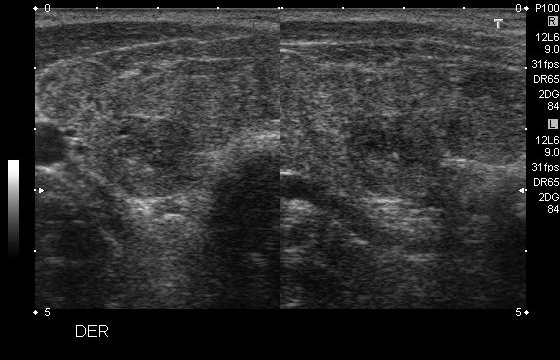
#> input picture data/raw_jpg/125_1.jpg, 560 x 360 px; its folder holds only this picture in this run
$ python preprocess.py
#> lines starting #> are read from the running program, lines starting #| are printed output that depends on the picture; after the words box and inside, x2 and y2 are one past the last pixel; in counts of white or black regions, pixels touching at a corner belong together
#> further down, im is the input picture: shape (360, 560, 3); min 0, max 255, mean 45.4
from skimage import io
from skimage.filters import gaussian
from skimage.color import rgb2gray
from skimage.measure import label, regionprops
from skimage.transform import resize
import os
import numpy as np

path_to_data = os.path.join('.', 'data')
path_to_jpg = os.path.join(path_to_data, 'raw_jpg')
# path_to_preprocessed = os.path.join(path_to_data, 'preprocessed')
# image_height = 72
# image_width = 112
path_to_preprocessed = os.path.join(path_to_data, 'preprocessed')
image_height = 128
image_width = 128
binary_thresh = 3
gaussian_sigma = 5


def preprocess(image):
    image = image[20:-25, 25:-25, :]#image->numpy数组[长，宽，通道] 裁剪
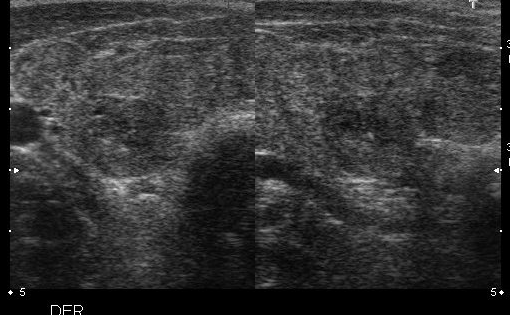
#> image: shape (315, 510, 3); min 0, max 255, mean 51.6
    assert isinstance(image, np.ndarray)#判断image是否是np.ndarray类型。断点，测试语句。
    grayscale = rgb2gray(image) #使用scikit-image工具将rgb转化成gray图
    grayscale = gaussian(grayscale, sigma=gaussian_sigma)#高斯平滑：可以去噪
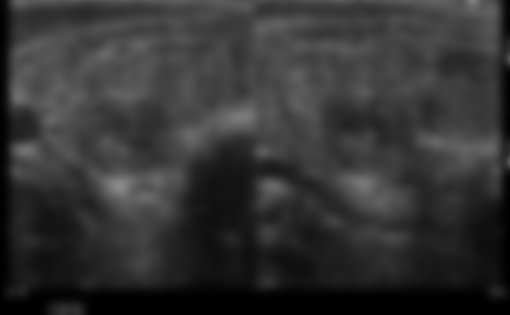
#> grayscale: shape (315, 510) float64; min 0, max 0.544, mean 0.203

    binary = grayscale * 255 > binary_thresh# 二值化：非黑即白
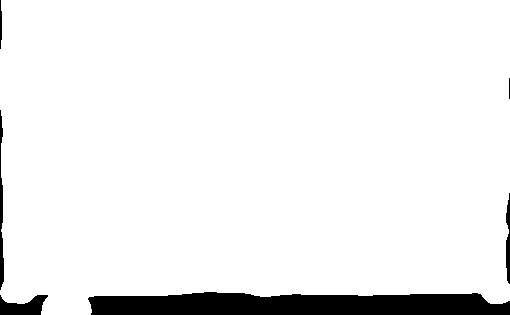
#> binary: shape (315, 510) bool; 94% white; 6 black regions, box (x1, y1, x2, y2) and area: (88, 292, 510, 315) 8269, (0, 295, 48, 315) 625, (0, 110, 4, 290) 430, (506, 193, 510, 284) 271, (0, 0, 2, 49) 78, (509, 78, 510, 99) 21

    labelled = label(binary)#labelled打标签之后的数据
#> labelled: shape (315, 510) int32; values 0 (black) and 1 (white), 94% white; 6 black regions
    regions = regionprops(labelled)#二值图中各个连通区域
#> regions = 1 regions; box (x1, y1, x2, y2) and area: (0, 0, 510, 315) 150956
    areas = [region.area for region in regions]
#> areas = [150956]
    arg = int(np.argmax(areas))
#> arg = 0
#> (the run stopped early here; a loop or call above may not have finished)

$ run again, on data/raw_jpg/143_1.jpg
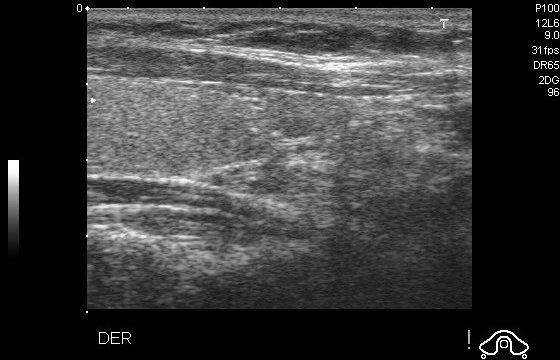
#> input picture data/raw_jpg/143_1.jpg, 560 x 360 px
#> im is the input picture: shape (360, 560, 3); min 0, max 255, mean 58
#> in preprocess, `binary = grayscale * 255 > binary_thresh# 二值化：非黑即白`:
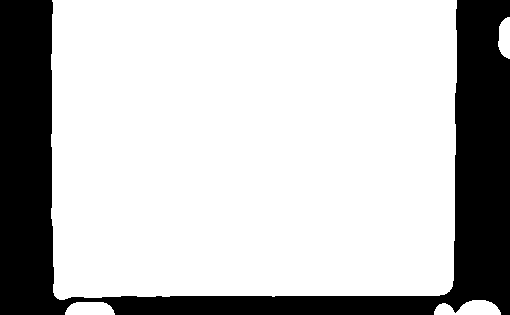
#> binary: shape (315, 510) bool; 75.4% white; 1 black region
#> in preprocess, `labelled = label(binary)#labelled打标签之后的数据`:
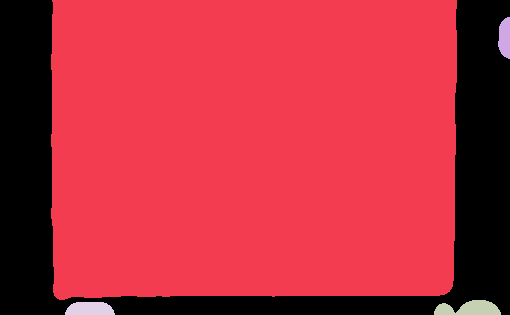
#> labelled: shape (315, 510) int32; 5 distinct labels, from 0 to 4; one colour per label, 0 black
#> regions = 4 regions; box (x1, y1, x2, y2) and area: (51, 0, 457, 300) 119446, (434, 300, 501, 315) 720, (65, 302, 115, 315) 561, (498, 17, 510, 59) 402
#> areas = [119446, 402, 720, 561]
#> arg = 0

$ run again, on data/raw_jpg/153_1.jpg
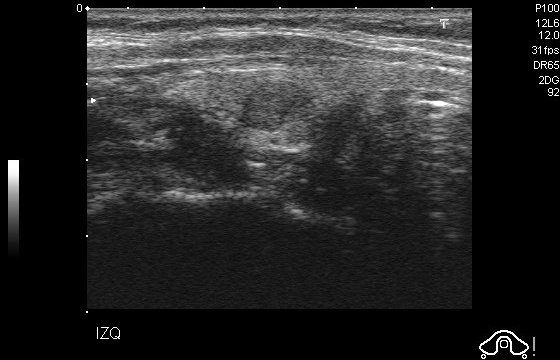
#> input picture data/raw_jpg/153_1.jpg, 560 x 360 px
#> im is the input picture: shape (360, 560, 3); min 0, max 255, mean 39
#> in preprocess, `binary = grayscale * 255 > binary_thresh# 二值化：非黑即白`:
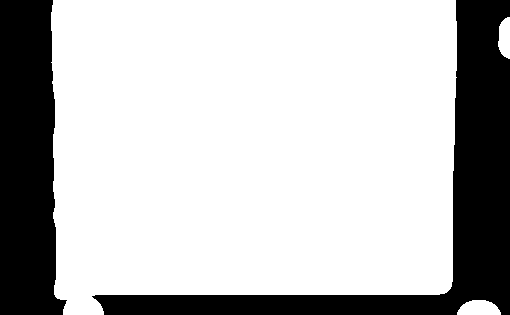
#> binary: shape (315, 510) bool; 74.6% white; 2 black regions
#> in preprocess, `labelled = label(binary)#labelled打标签之后的数据`:
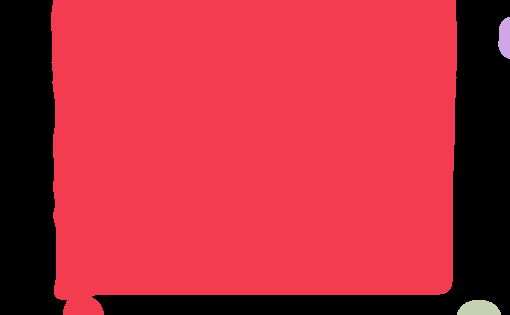
#> labelled: shape (315, 510) int32; 4 distinct labels, from 0 to 3; one colour per label, 0 black
#> regions = 3 regions; box (x1, y1, x2, y2) and area: (51, 0, 457, 315) 118939, (457, 300, 501, 315) 522, (498, 17, 510, 59) 402
#> areas = [118939, 402, 522]
#> arg = 0

$ run again, on data/raw_jpg/167_1.jpg
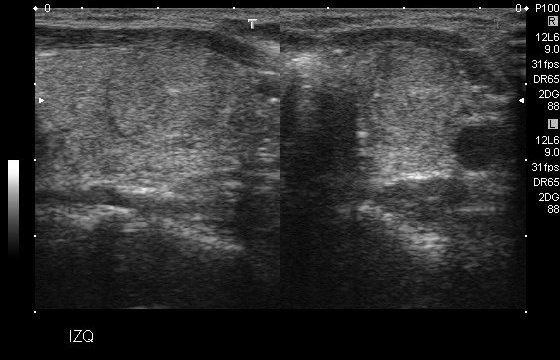
#> input picture data/raw_jpg/167_1.jpg, 560 x 360 px
#> im is the input picture: shape (360, 560, 3); min 0, max 255, mean 49.9
#> in preprocess, `binary = grayscale * 255 > binary_thresh# 二值化：非黑即白`:
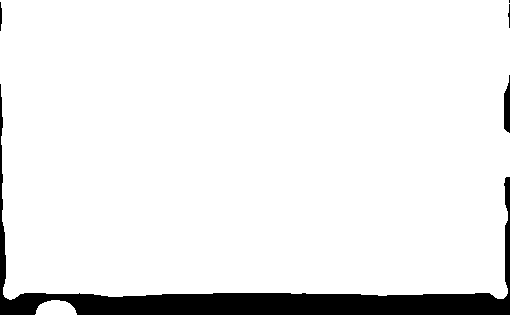
#> binary: shape (315, 510) bool; 92.8% white; 5 black regions (1 under 20 px)
#> in preprocess, `labelled = label(binary)#labelled打标签之后的数据`:
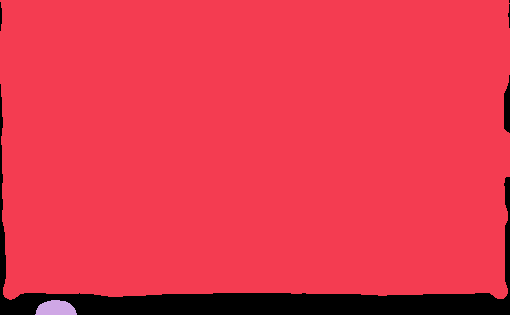
#> labelled: shape (315, 510) int32; 3 distinct labels, from 0 to 2; one colour per label, 0 black
#> regions = 2 regions; box (x1, y1, x2, y2) and area: (0, 0, 510, 300) 148647, (35, 300, 77, 315) 494
#> areas = [148647, 494]
#> arg = 0

$ run again, on data/raw_jpg/126_1.jpg
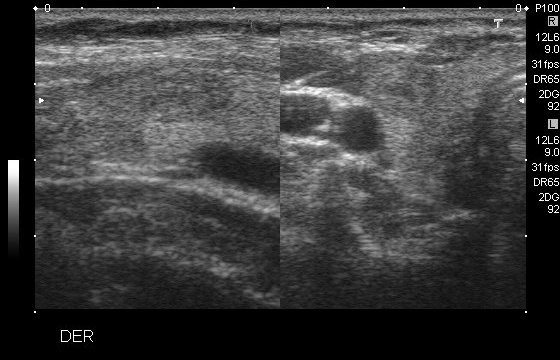
#> input picture data/raw_jpg/126_1.jpg, 560 x 360 px
#> im is the input picture: shape (360, 560, 3); min 0, max 255, mean 60.6
#> in preprocess, `binary = grayscale * 255 > binary_thresh# 二值化：非黑即白`:
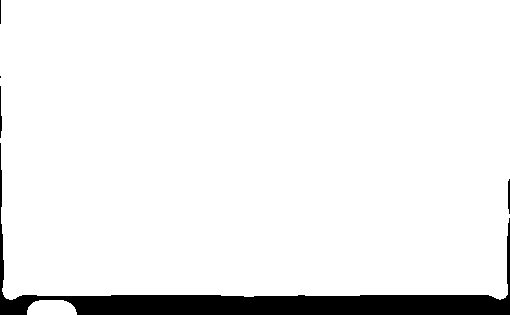
#> binary: shape (315, 510) bool; 93.8% white; 5 black regions (1 under 20 px)
#> in preprocess, `labelled = label(binary)#labelled打标签之后的数据`:
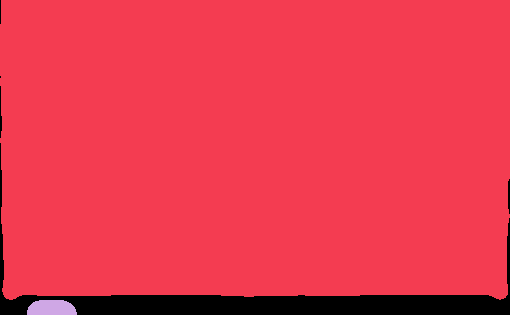
#> labelled: shape (315, 510) int32; 3 distinct labels, from 0 to 2; one colour per label, 0 black
#> regions = 2 regions; box (x1, y1, x2, y2) and area: (0, 0, 510, 300) 150089, (27, 300, 77, 315) 651
#> areas = [150089, 651]
#> arg = 0
